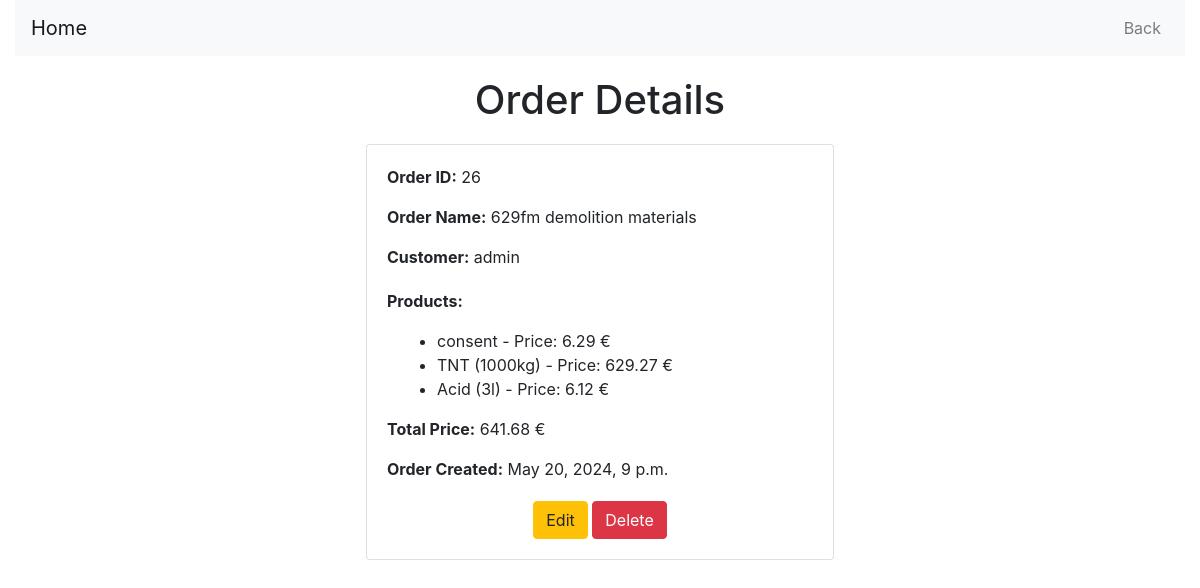
The app's page /orders/26/ (signed in), older data.
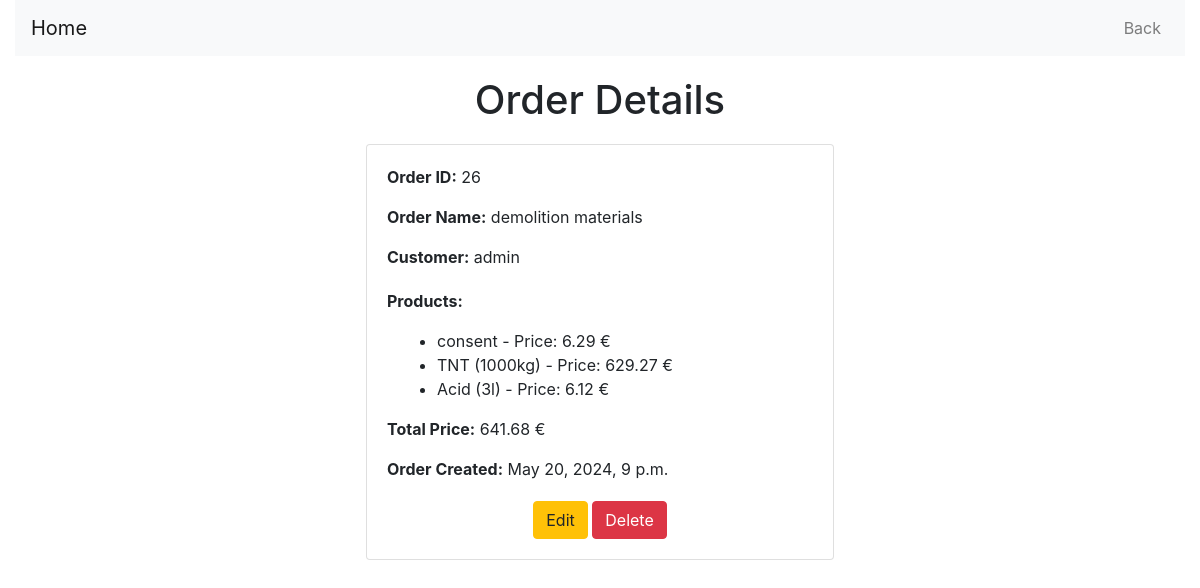
The same page, newer data.
### orders/models.py (models this page shows, shortened)
class Order(models.Model):
    user = models.ForeignKey(User, on_delete=models.CASCADE, default=None)
    products = models.ManyToManyField(Product)
    date_ordered = models.DateTimeField(auto_now_add=True)
    order_name = models.CharField(max_length=100)

### orders/views.py (the view)
# urls.py: path('<int:order_id>/', views.order_detail, name='order_detail'),
@login_required
@permission_required('orders.view_order', raise_exception=True)
def order_detail(request, order_id):
    try:
        order = Order.objects.get(id=order_id)
        if order.user != request.user:
            raise PermissionDenied("You do not have permission to view this order.")
        total_price = order.products.all().aggregate(total_price=Sum('price'))['total_price']
        return render(request, 'orders/order_detail.html', {'order': order, 'total_price': total_price})
    except PermissionDenied as e:
        return render(request, 'orders/error.html', {'message': str(e)})
    except Order.DoesNotExist:
        return render(request, 'orders/error.html', {'message': "Order does not exist."})

### orders/templates/orders/order_detail.html (shortened to what this page needs)
<!DOCTYPE html>
<html lang="en">
<head>
    {% load static %}
    <link href="https://stackpath.bootstrapcdn.com/bootstrap/4.5.2/css/bootstrap.min.css" rel="stylesheet">
    <link rel="stylesheet" href="{% static 'order.css' %}">
</head>
<body>
    <div class="container-fluid">
        <nav class="navbar navbar-expand-lg navbar-light bg-light">
            <a class="navbar-brand" href="{% url 'home' %}">Home</a>
            <div class="collapse navbar-collapse" id="navbarNav">
                <ul class="navbar-nav ml-auto">
                    <li class="nav-item">
                        <a class="nav-link" href="{% url 'order_list' %}">Back</a>
                    </li>
                </ul>
            </div>
        </nav>
        <div class="order-container">
            <div class="order-header">
                <h1>Order Details</h1>
            </div>
            <div class="card order-card">
                <div class="card-body">
                    <div class="order-info">
                        <p><strong>Order ID:</strong> {{ order.id }}</p>
                        <p><strong>Order Name:</strong> {{ order.order_name }}</p>
                        <p><strong>Customer:</strong> {{ order.user.username }}</p>
                    </div>
                    <div class="order-info">
                        <p><strong>Products:</strong></p>
                        <ul class="order-products">
                            {% for product in order.products.all %}
                                <li>{{ product.name }} - Price: {{ product.price }} €</li>
                            {% endfor %}
                        </ul>
                        <p><strong>Total Price:</strong> {{ total_price|floatformat:2 }} €</p>
                        <p><strong>Order Created:</strong> {{ order.date_ordered }}</p>
                    </div>
                    {% if user.is_authenticated and user == order.user %}
                        <div class="order-actions">
                            <a href="{% url 'edit_order' order.id %}" class="btn btn-warning">Edit</a>
                            <a href="{% url 'delete_order' order.id %}" class="btn btn-danger">Delete</a>
                        </div>
                    {% endif %}
                </div>
            </div>
        </div>
    </div>
</body>
</html>

Row changes from the older to the newer data that the page shows:
changed Order "admin": order_name "629fm demolition materials" → "demolition materials"
